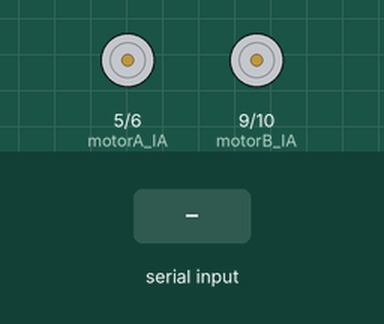
The sketch below on a simulated Arduino Uno, built with avr-gcc and run on an emulated ATmega328P. On the bench: motor-driver pin pairs drawn as motors (green arrow = first pin HIGH = forward, orange = second pin HIGH = backward, longer = more drive). The test bench sets the inputs (shaded band).

Above: at 1.2 s.
1.3 s: "F" received over Serial
At 2.2 s:
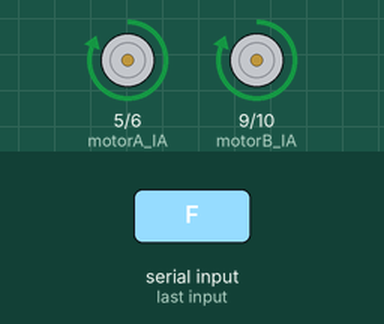
2.8 s: "B" received over Serial
At 3.3 s:
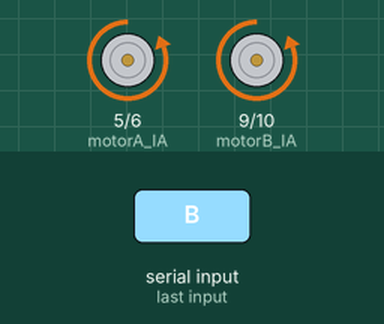
4.3 s: "L" received over Serial
At 5.5 s:
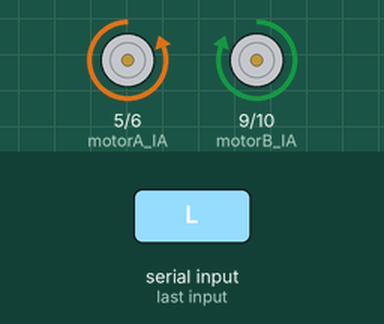
5.8 s: "R" received over Serial
At 6.8 s:
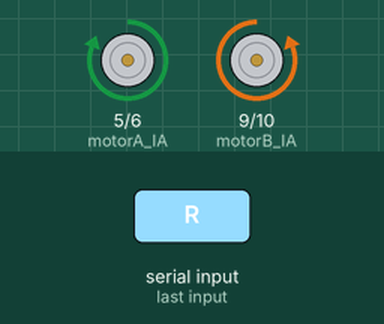
7.3 s: "f" received over Serial
At 7.9 s:
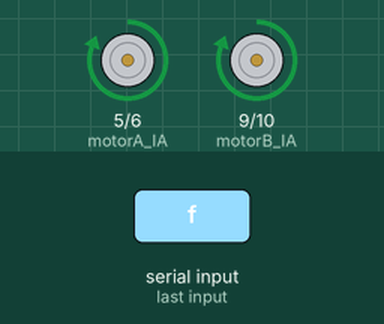
8.8 s: "b" received over Serial
At 9.1 s:
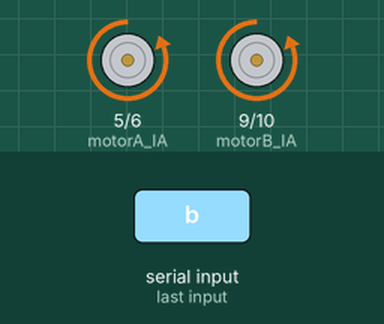
Timing chart, 0 to 11.3 s (numbered marks = the images above; inputs shaded):
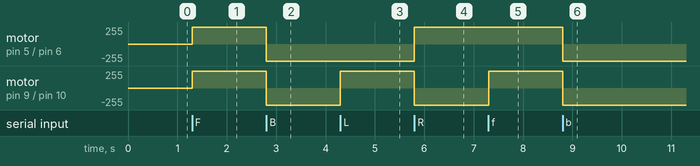

The sketch:

RC_Car_Arduino_1.ino
```cpp
// --- 모터 드라이버(L9110S) 핀 설정 ---
// 왼쪽 모터 (Motor A)
const int motorA_IA = 5; // 전진 핀
const int motorA_IB = 6; // 후진 핀

// 오른쪽 모터 (Motor B)
const int motorB_IA = 9; // 전진 핀
const int motorB_IB = 10;// 후진 핀

void setup() {
  // ESP32와의 통신 시작 (속도 9600)
  Serial.begin(9600);

  // 모터 제어 핀을 출력(OUTPUT) 모드로 설정
  pinMode(motorA_IA, OUTPUT);
  pinMode(motorA_IB, OUTPUT);
  pinMode(motorB_IA, OUTPUT);
  pinMode(motorB_IB, OUTPUT);

  // 시작할 때 모터 정지 상태 유지
  stopMotors();
}

void loop() {
  // ESP32(스마트폰)로부터 명령 데이터가 들어왔는지 확인
  if (Serial.available() > 0) {
    char command = Serial.read(); // 한 글자 읽기

    // 수신된 문자에 따라 동작 수행
    switch (command) {
      case 'F': // Forward (전진)
      case 'f':
        moveForward();
        break;
      case 'B': // Backward (후진)
      case 'b':
        moveBackward();
        break;
      case 'L': // Left (좌회전)
      case 'l':
        turnLeft();
        break;
      case 'R': // Right (우회전)
      case 'r':
        turnRight();
        break;
      case 'S': // Stop (정지)
      case 's':
        stopMotors();
        break;
    }
  }
}

// --- 모터 제어 함수 ---
// 주의: 만약 전진 명령을 내렸는데 뒤로 간다면 HIGH/LOW를 반대로 바꾸거나 모터 배선을 바꾸면 됩니다.

void moveForward() {
  // 양쪽 모터 모두 전진
  digitalWrite(motorA_IA, HIGH); digitalWrite(motorA_IB, LOW);
  digitalWrite(motorB_IA, HIGH); digitalWrite(motorB_IB, LOW);
}

void moveBackward() {
  // 양쪽 모터 모두 후진
  digitalWrite(motorA_IA, LOW); digitalWrite(motorA_IB, HIGH);
  digitalWrite(motorB_IA, LOW); digitalWrite(motorB_IB, HIGH);
}

void turnLeft() {
  // 왼쪽 모터는 후진, 오른쪽 모터는 전진 (제자리 좌회전)
  digitalWrite(motorA_IA, LOW); digitalWrite(motorA_IB, HIGH);
  digitalWrite(motorB_IA, HIGH); digitalWrite(motorB_IB, LOW);
}

void turnRight() {
  // 왼쪽 모터는 전진, 오른쪽 모터는 후진 (제자리 우회전)
  digitalWrite(motorA_IA, HIGH); digitalWrite(motorA_IB, LOW);
  digitalWrite(motorB_IA, LOW); digitalWrite(motorB_IB, HIGH);
}

void stopMotors() {
  // 양쪽 모터 정지
  digitalWrite(motorA_IA, LOW); digitalWrite(motorA_IB, LOW);
  digitalWrite(motorB_IA, LOW); digitalWrite(motorB_IB, LOW);
}
```

Measured:
- after the input at 1.3 s, motor on pin 5 (motorA_IA) / pin 6 (motorA_IB), motor on pin 9 (motorB_IA) / pin 10 (motorB_IB): stopped → forward 255/255 at once
- after the input at 2.8 s, motor on pin 5 (motorA_IA) / pin 6 (motorA_IB), motor on pin 9 (motorB_IA) / pin 10 (motorB_IB): forward 255/255 → backward 255/255 at once
- after the input at 4.3 s, motor on pin 9 (motorB_IA) / pin 10 (motorB_IB): backward 255/255 → forward 255/255 at once
- after the input at 5.8 s, motor on pin 5 (motorA_IA) / pin 6 (motorA_IB): backward 255/255 → forward 255/255 at once; motor on pin 9 (motorB_IA) / pin 10 (motorB_IB): forward 255/255 → backward 255/255 at once
- after the input at 7.3 s, motor on pin 9 (motorB_IA) / pin 10 (motorB_IB): backward 255/255 → forward 255/255 at once
- after the input at 8.8 s, motor on pin 5 (motorA_IA) / pin 6 (motorA_IB), motor on pin 9 (motorB_IA) / pin 10 (motorB_IB): forward 255/255 → backward 255/255 at once
